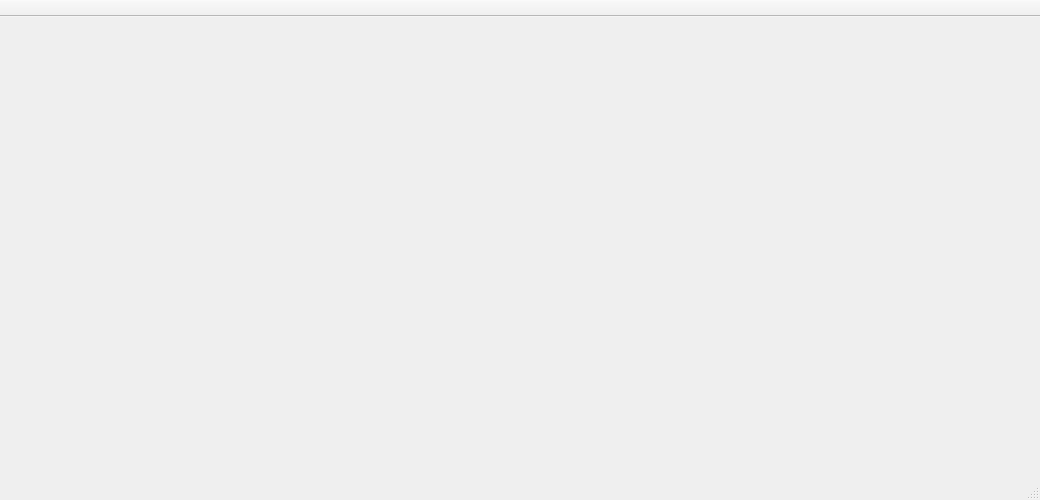
<?xml version="1.0" encoding="UTF-8"?>
<ui version="4.0">
 <class>sIBL_GUI</class>
 <widget class="QMainWindow" name="sIBL_GUI">
  <property name="geometry">
   <rect>
    <x>0</x>
    <y>0</y>
    <width>1040</width>
    <height>500</height>
   </rect>
  </property>
  <property name="windowTitle">
   <string>sIBL_GUI</string>
  </property>
  <property name="windowIcon">
   <iconset>
    <normaloff>:/sIBL_GUI/Resources/Icon_Light.png</normaloff>:/sIBL_GUI/Resources/Icon_Light.png</iconset>
  </property>
  <property name="locale">
   <locale language="English" country="UnitedStates"/>
  </property>
  <property name="dockNestingEnabled">
   <bool>true</bool>
  </property>
  <property name="dockOptions">
   <set>QMainWindow::AllowNestedDocks|QMainWindow::AnimatedDocks</set>
  </property>
  <property name="unifiedTitleAndToolBarOnMac">
   <bool>true</bool>
  </property>
  <widget class="QWidget" name="centralwidget">
   <layout class="QGridLayout" name="centralwidget_gridLayout"/>
  </widget>
  <widget class="QStatusBar" name="statusBar"/>
  <widget class="QToolBar" name="toolBar">
   <property name="windowTitle">
    <string>sIBL_GUI_toolBar</string>
   </property>
   <property name="movable">
    <bool>false</bool>
   </property>
   <property name="allowedAreas">
    <set>Qt::TopToolBarArea</set>
   </property>
   <property name="floatable">
    <bool>false</bool>
   </property>
   <attribute name="toolBarArea">
    <enum>TopToolBarArea</enum>
   </attribute>
   <attribute name="toolBarBreak">
    <bool>false</bool>
   </attribute>
  </widget>
 </widget>
 <resources/>
 <connections/>
</ui>
